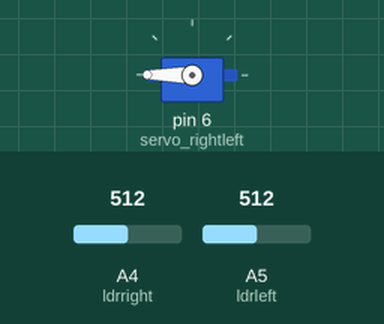
The sketch below on a simulated Arduino Uno, built with avr-gcc and run on an emulated ATmega328P. On the bench: servo. The test bench sets the inputs (shaded band); at power-on: A4 (ldrright) = 512, A5 (ldrleft) = 512. What the sketch prints to the serial monitor is not drawn.

Above: at 0.1 s.
Timing chart, 0 to 1.6 s (numbered marks = the images above):
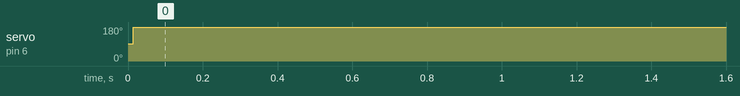

The sketch:

solartrackercode__1_.ino
```cpp
//Servo motor library
#include <Servo.h>
//Initialize variables
int mode = 0;
int axe = 0;

int ldrright= A4;                // top-right LDR
int ldrleft = A5;               // top-left LDR

int left = 0;
int right = 0;


//Declare servo
Servo servo_rightleft;

int threshold_value=10;           //measurement sensitivity

void setup()
{
  Serial.begin(9600);                                //serial connection setup  //opens serial port, sets data rate to 9600 bps
  Serial.println("CLEARDATA");                       //clear all data that’s been place in already
  Serial.println("LABEL,t,voltage,current,power,Mode");   //define the column headings (PLX-DAQ command)

  servo_rightleft.attach(6);          //Servo motor right-left movement
}

void loop(){

    //capturing analog values of each LDR
    int rightdata= analogRead(ldrright);         //capturing analog value of  right LDR
    int leftdata= analogRead(ldrleft);         //capturing analog value of  left LDR


    // calculating average
    int avg = (rightdata + leftdata) / 2;     //average of LDRs

    //left-right movement of solar tracker

    if (abs(avg) >= threshold_value){        //Change position only if light difference is bigger then the threshold_value
     if (avg > 0) {
      if (servo_rightleft.read() < 180) {
        servo_rightleft.write((servo_rightleft.read() + 2));
      }
    }
    if (avg <  0) {
      if (servo_rightleft.read() > 0) {
        servo_rightleft.write((servo_rightleft.read() - 2));
      }
    }
  }
 }
```

Measured:
- by itself, servo on pin 6 (servo_rightleft): 92° → 180° at 0.01 s
